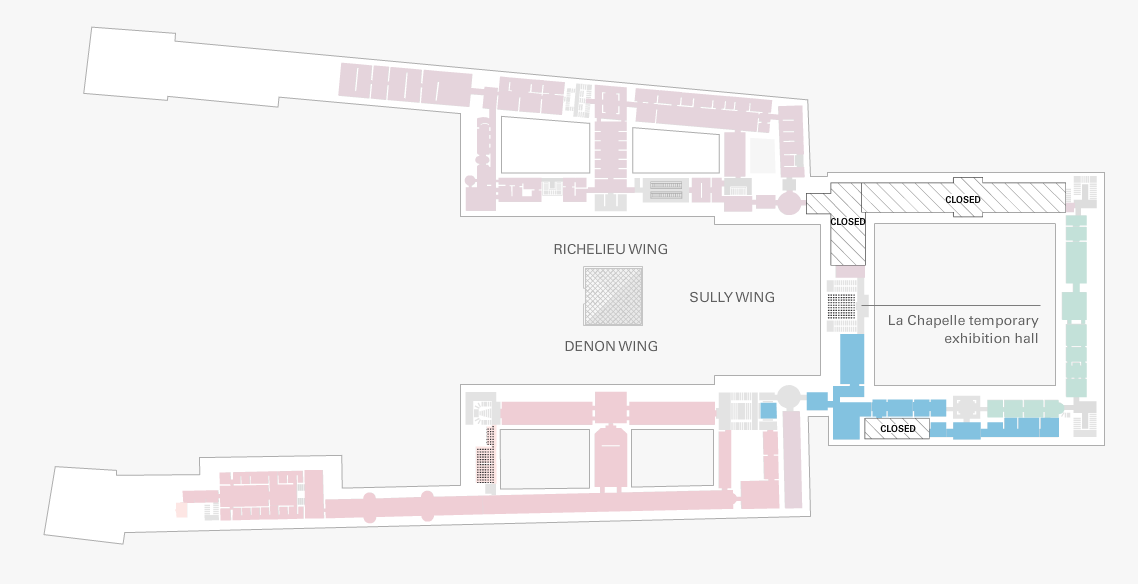
%> input picture Louvre/Bird-view/1ST FLOOR.png, 1138 x 584 px
$ octave test.m   (GNU Octave 9; MATLAB toolbox functions it lacks are replaced by stand-ins)
%> lines starting %> are read from the running program, lines starting %| are printed output that depends on the picture
%%% img read %%%%
%%%%%%%%%%%%%%%%%
RGB1 = imread('/Volumes/Storage/2019_MCM-ICM_Problems/Louvre/Bird-view/1ST FLOOR.png');
%> RGB1 is the input picture: size 584x1138x3 uint8; mean R, G, B 243.7, 242.8, 243.6
RGB2 = imread('/Volumes/Storage/2019_MCM-ICM_Problems/Louvre/Bird-view/2ND FLOOR.png');
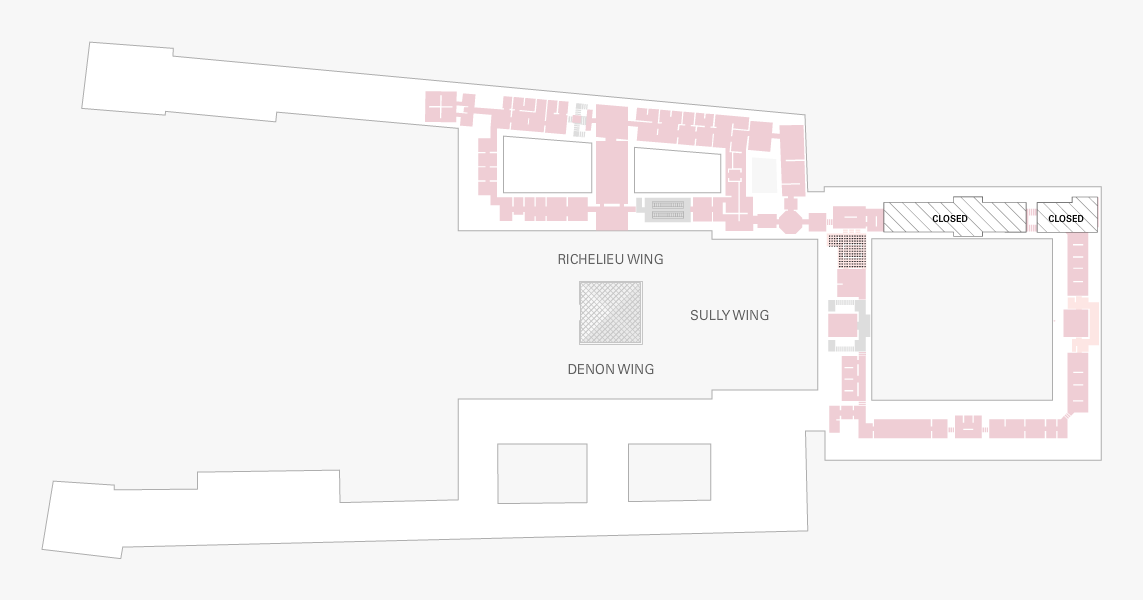
%> input picture Louvre/Bird-view/2ND FLOOR.png, 1143 x 600 px
%> RGB2 is the input picture: size 600x1143x3 uint8; mean R, G, B 246.8, 245.2, 245.6
RGB3 = imread('/Volumes/Storage/2019_MCM-ICM_Problems/Louvre/Bird-view/GROUND FLOOR.png');
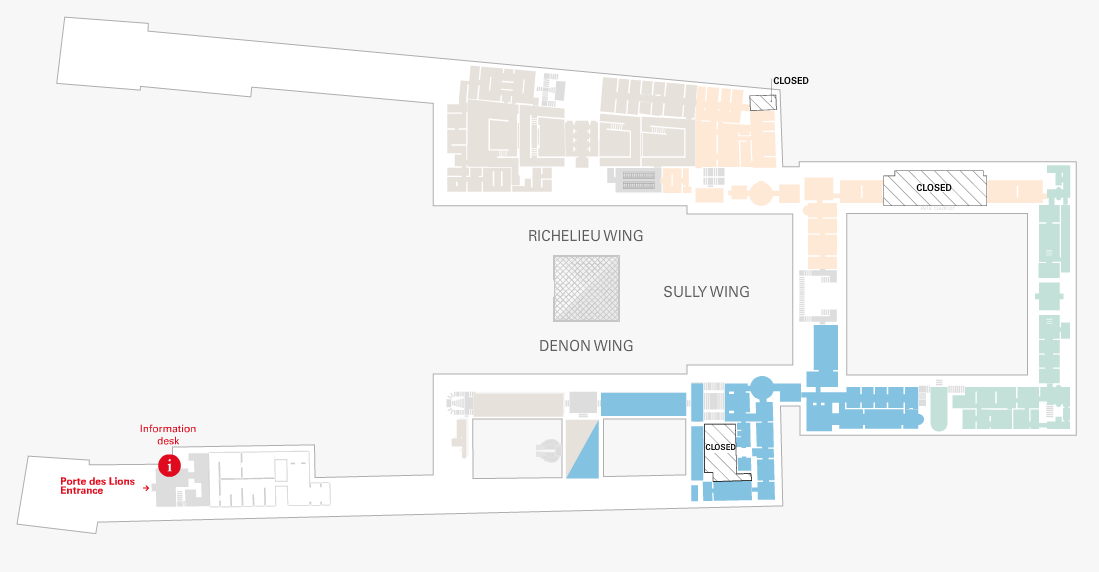
%> input picture Louvre/Bird-view/GROUND FLOOR.png, 1099 x 572 px
%> RGB3 is the input picture: size 572x1099x3 uint8; mean R, G, B 242.6, 243.6, 243.7
RGB4 = imread('/Volumes/Storage/2019_MCM-ICM_Problems/Louvre/Bird-view/LOWER GROUND FLOOR.png');
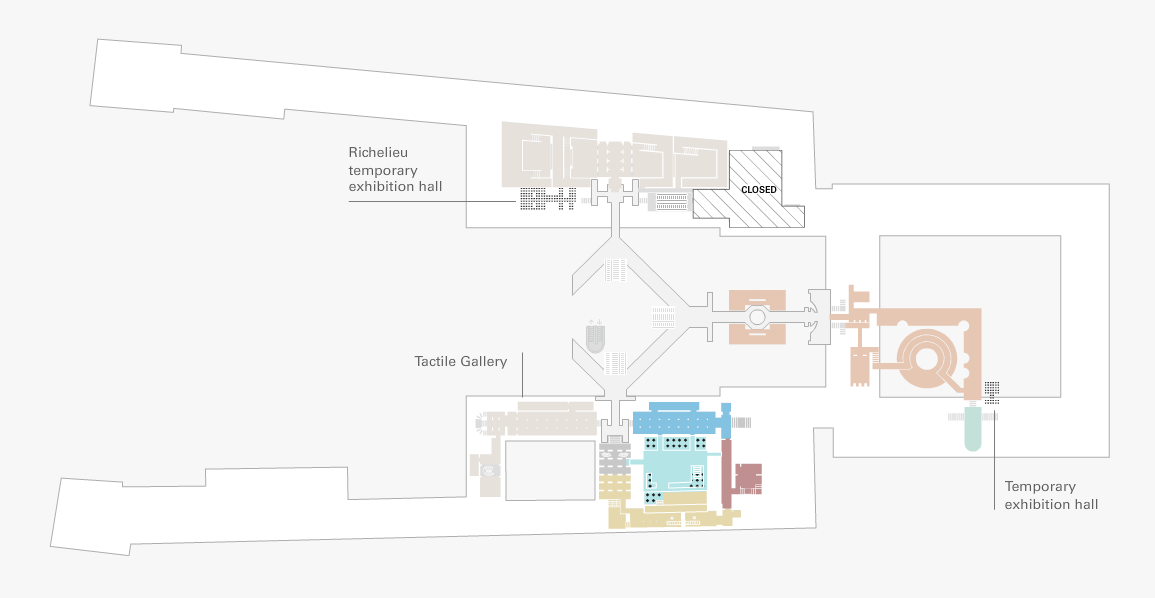
%> input picture Louvre/Bird-view/LOWER GROUND FLOOR.png, 1155 x 598 px
%> RGB4 is the input picture: size 598x1155x3 uint8; mean R, G, B 245.5, 245.2, 244.8
RGB5 = imread('/Volumes/Storage/2019_MCM-ICM_Problems/Louvre/Bird-view/NAPOLEON HALL.png');
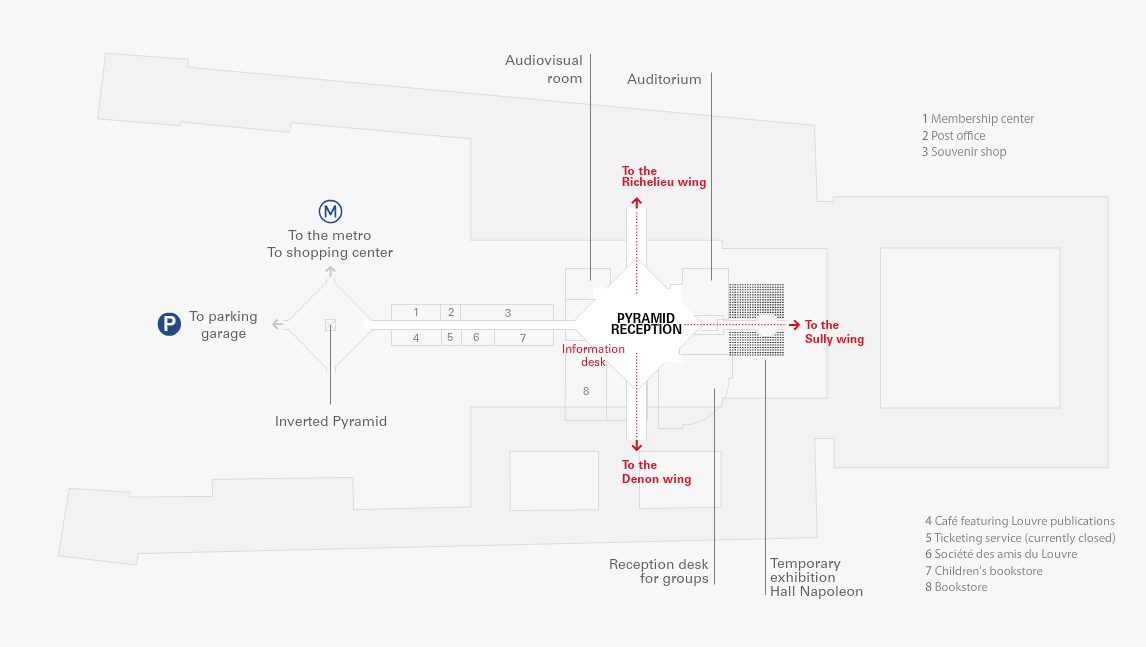
%> input picture Louvre/Bird-view/NAPOLEON HALL.png, 1146 x 647 px
%> RGB5 is the input picture: size 647x1146x3 uint8; mean R, G, B 244, 243.6, 243.7

% rg2gray %
I = rgb2gray(RGB1);
I2 = rgb2gray(RGB2);
I3 = rgb2gray(RGB3);
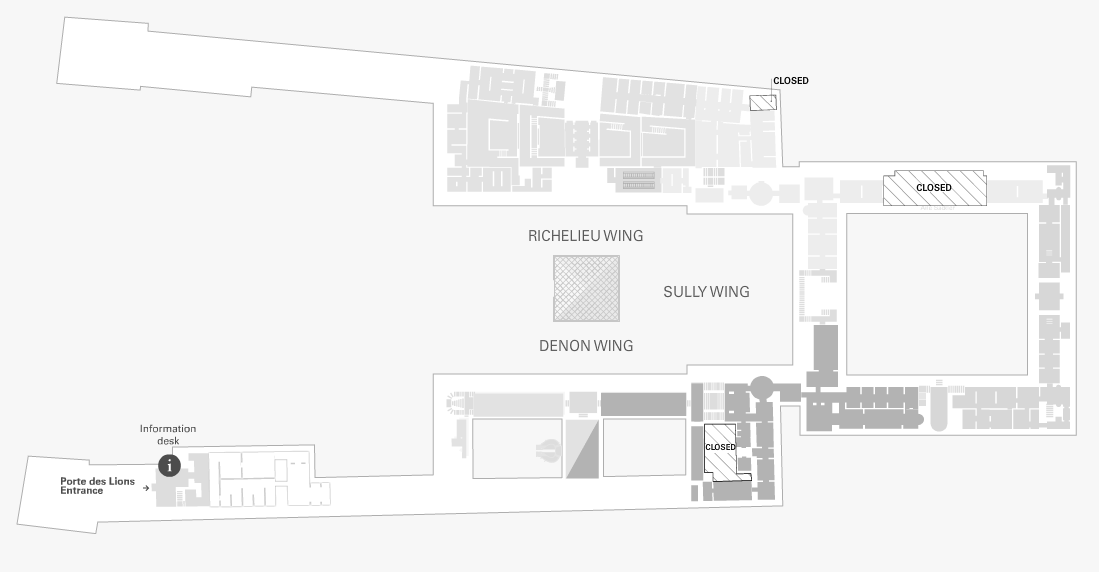
%> I3: size 572x1099 uint8; min 1, max 255, mean 243.3
I4 = rgb2gray(RGB4);
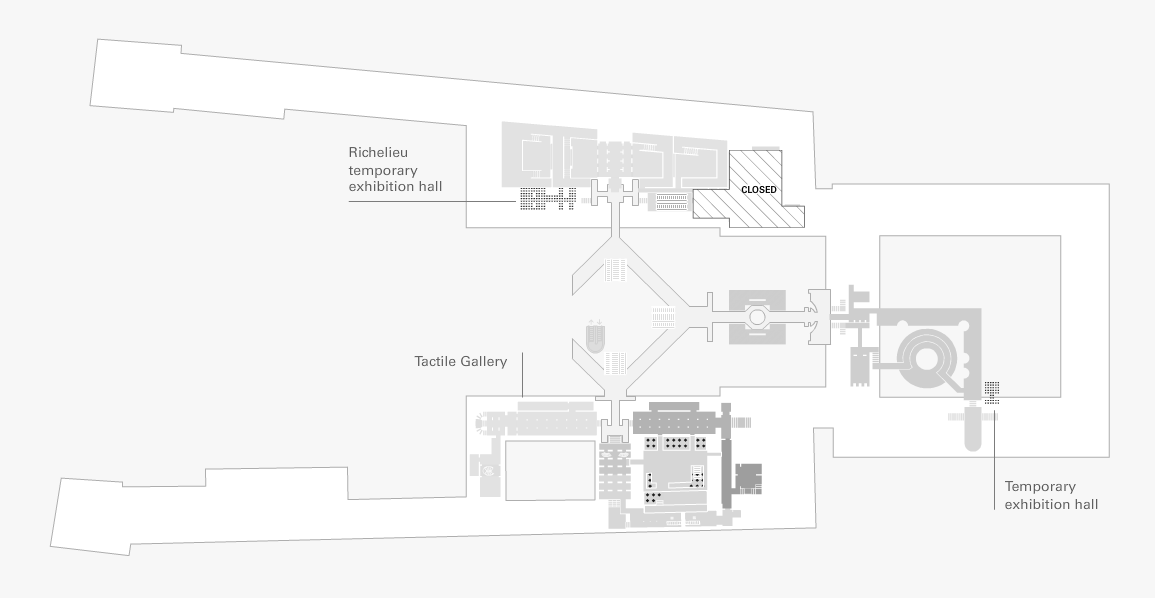
%> I4: size 598x1155 uint8; min 1, max 255, mean 245.2
I5 = rgb2gray(RGB5);

% [12 lines of commented-out code are left out]

list = ["RGB1", "RGB2", "RGB3","RGb4", "RGB5"];
for i = 1:size(list)
%> (the run ends here)
